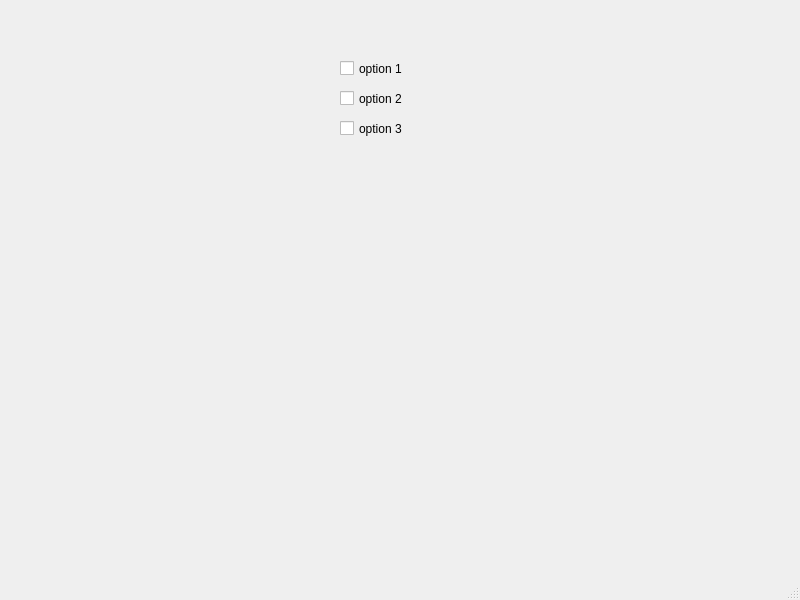
<?xml version="1.0" encoding="UTF-8"?>
<ui version="4.0">
 <class>MainWindow</class>
 <widget class="QMainWindow" name="MainWindow">
  <property name="geometry">
   <rect>
    <x>0</x>
    <y>0</y>
    <width>800</width>
    <height>600</height>
   </rect>
  </property>
  <property name="windowTitle">
   <string>MainWindow</string>
  </property>
  <widget class="QWidget" name="centralwidget">
   <widget class="QCheckBox" name="checkBox">
    <property name="geometry">
     <rect>
      <x>340</x>
      <y>60</y>
      <width>70</width>
      <height>17</height>
     </rect>
    </property>
    <property name="text">
     <string>option 1</string>
    </property>
   </widget>
   <widget class="QCheckBox" name="checkBox_2">
    <property name="geometry">
     <rect>
      <x>340</x>
      <y>90</y>
      <width>70</width>
      <height>17</height>
     </rect>
    </property>
    <property name="text">
     <string>option 2</string>
    </property>
   </widget>
   <widget class="QCheckBox" name="checkBox_3">
    <property name="geometry">
     <rect>
      <x>340</x>
      <y>120</y>
      <width>70</width>
      <height>17</height>
     </rect>
    </property>
    <property name="text">
     <string>option 3</string>
    </property>
   </widget>
  </widget>
  <widget class="QMenuBar" name="menubar">
   <property name="geometry">
    <rect>
     <x>0</x>
     <y>0</y>
     <width>800</width>
     <height>21</height>
    </rect>
   </property>
  </widget>
  <widget class="QStatusBar" name="statusbar"/>
 </widget>
 <resources/>
 <connections/>
</ui>
